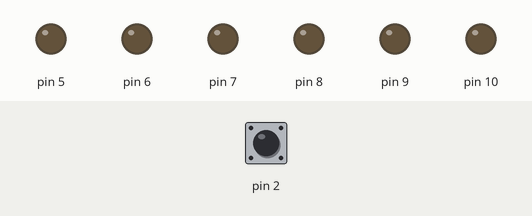
Bench run of a sketch on a simulated Arduino Uno, built with avr-gcc and run on an emulated ATmega328P. On the bench: output pins drawn as LEDs (lit = HIGH). Dashed ring = blinking. The test bench sets the inputs (shaded band); at power-on: pin 2 LOW. What the sketch prints to the serial monitor is not drawn.

Above: at 1.2 s.
1.3 s: pin 2 driven HIGH
At 1.42 s:
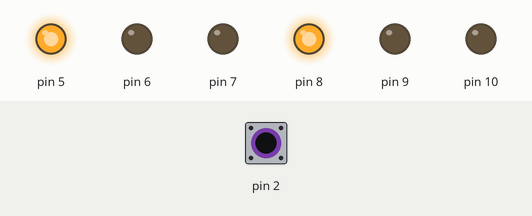
3.0 s: pin 2 pulsed LOW 5 times (0.12 s each, 0.3 s apart)
At 3.74 s:
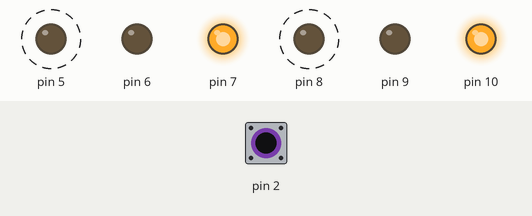
Timing chart, 0 to 6.0 s (numbered marks = the images above; inputs shaded):
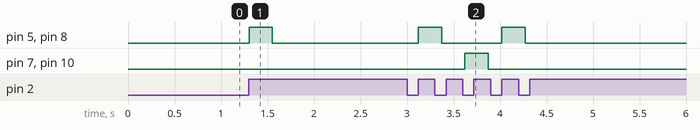

Measured:
- after the input at 1.3 s, pin 5, pin 8: LOW → HIGH at once, → LOW 0.25 s later
- after the input at 3.0 s, pin 5, pin 8: alternates HIGH for 0.25 s and LOW for 0.65 s, 4 changes in all, then stays LOW, starting after 0.12 s; pin 7, pin 10: LOW → HIGH after 0.62 s, → LOW 0.25 s later

The sketch:

ChallengeE.ino
```cpp
int switchState = 0;
int potPin = A5;
int val;
int lastSwitchState = 0;

void setup() {
  pinMode(5, OUTPUT);
  pinMode(6, OUTPUT);
  pinMode(7, OUTPUT);
  pinMode(8, OUTPUT);
  pinMode(9, OUTPUT);
  pinMode(10, OUTPUT);
  pinMode(2, INPUT);
  Serial.begin(9600);
}

double convPercent(double input) {
  return input / 1024 * 100;
}
void loop() {
  Serial.println(switchState);
  switchState = digitalRead(2);
  if (switchState != lastSwitchState){
    while (switchState == HIGH) {
      digitalWrite(5, HIGH);
      digitalWrite(8, HIGH);
      delay(250);
      if (digitalRead(2) == HIGH) {
        break;
      }
      digitalWrite(5, LOW);
      digitalWrite(8, LOW);
      delay(250);
      if (digitalRead(2) == HIGH) {
        break;
      }
      digitalWrite(7, HIGH);
      digitalWrite(10, HIGH);
      delay(250);
      if (digitalRead(2) == HIGH) {
        break;
      }
      digitalWrite(7, LOW);
      digitalWrite(10, LOW);
      delay(250);
      if (digitalRead(2) == HIGH) {
        break;
      }
    }
    digitalWrite(5, LOW);
    digitalWrite(6, LOW);
    digitalWrite(7, LOW);
    digitalWrite(8, LOW);
    digitalWrite(9, LOW);
    digitalWrite(10, LOW);
    delay(50);
  }
  lastSwitchState = switchState;
}
```
